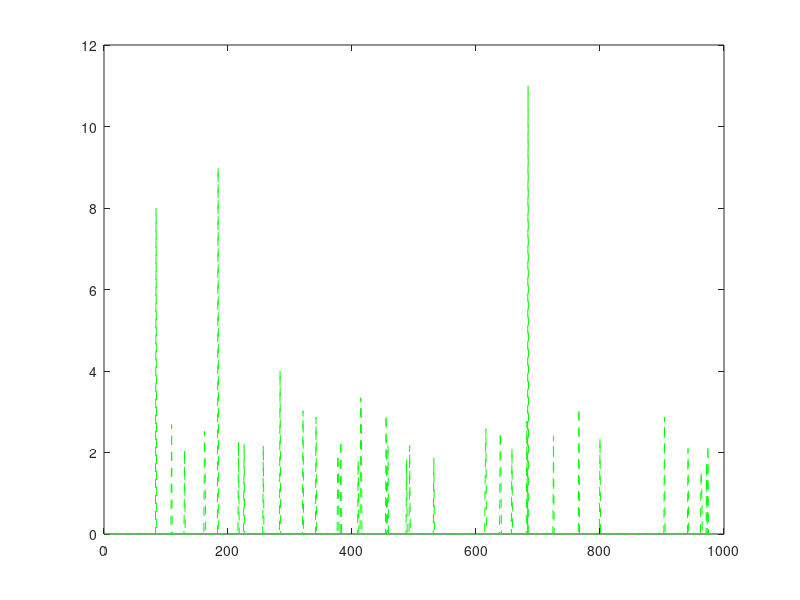
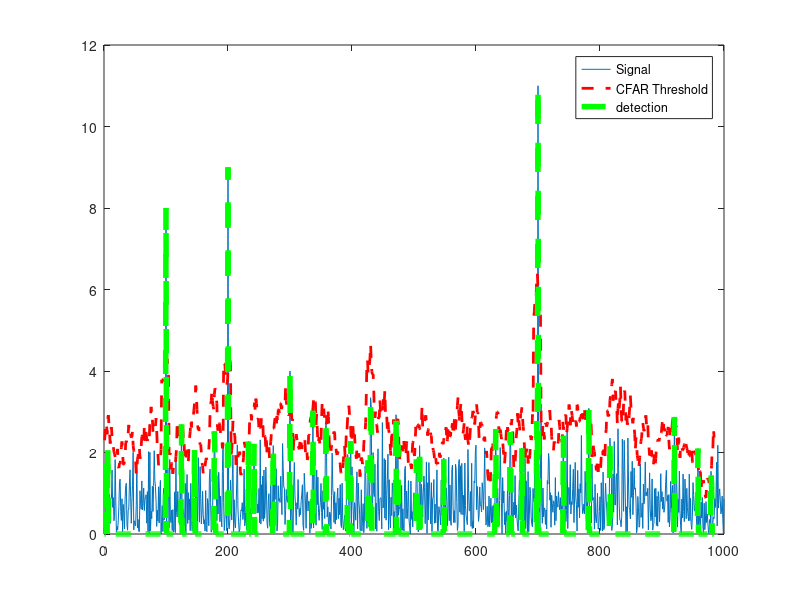

Recreate these plots in MATLAB, in order.
% Implement 1D CFAR using lagging cells on the given noise and target scenario.

% Close and delete all currently open figures
close all;

% Data_points
Ns = 1000;

% Generate random noise
s=abs(randn(Ns,1));

%Targets location. Assigning bin 100, 200, 300 and 700 as Targets with the amplitudes of 8, 9, 4, 11.
s([100 ,200, 300, 700])=[8 9 4 11];

%plot the output
plot(s);

% TODO: Apply CFAR to detect the targets by filtering the noise.

% 1. Define the following:
% 1a. Training Cells
% 1b. Guard Cells 
% remark: the number refers to each side (e.g. 3 means 3 on the left and 3
% on the right).
T = 12
G = 4
N = 2 * (T + G) + 1

% Offset : Adding room above noise threshold for desired SNR 
offset=3;

% Vector to hold threshold values 
threshold_cfar = [];

%Vector to hold final signal after thresholding
signal_cfar = [];

% 2. Slide window across the signal length
for i = 1:(Ns-T-G)
    % 2. - 5. Determine the noise threshold by measuring it within the training cells
    noiseLevel = sum(s(i:i+T-1)); % + sum(s(i+T+2*G+1:i+N-1));
    %for j = 0:(T-1)
    %    noiseLevel = noiseLevel + s(i + j) + s(i + j + T + 2*G + 1)
    %end
    %threshold = ( sumTrainingCells / (2 * T) ) * offset
    threshold = ( noiseLevel / ( 1 * T ) ) * offset
    threshold_cfar = [threshold_cfar, {threshold}];

    % 6. Measuring the signal within the CUT
    signal = s(i + T + G)
    if (signal < threshold)
        signal = 0;
    end

    % 8. Filter the signal above the threshold
    signal_cfar = [signal_cfar, {signal}];
end




% plot the filtered signal
plot (cell2mat(signal_cfar),'g--');

% plot original sig, threshold and filtered signal within the same figure.
figure,plot(s);
hold on,plot(cell2mat(circshift(threshold_cfar,G)),'r--','LineWidth',2)
hold on, plot (cell2mat(circshift(signal_cfar,(T+G))),'g--','LineWidth',4);
legend('Signal','CFAR Threshold','detection')